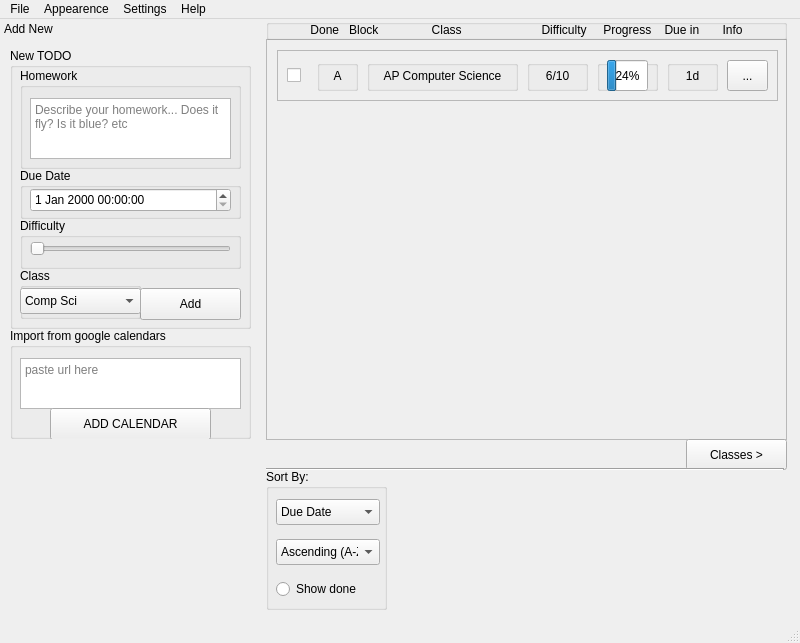
<?xml version="1.0" encoding="UTF-8"?>
<ui version="4.0">
 <class>MainWindow</class>
 <widget class="QMainWindow" name="MainWindow">
  <property name="geometry">
   <rect>
    <x>0</x>
    <y>0</y>
    <width>800</width>
    <height>643</height>
   </rect>
  </property>
  <property name="windowTitle">
   <string>MainWindow</string>
  </property>
  <widget class="QWidget" name="centralwidget">
   <widget class="QScrollArea" name="scrollableClassesDisplay">
    <property name="geometry">
     <rect>
      <x>0</x>
      <y>20</y>
      <width>521</width>
      <height>401</height>
     </rect>
    </property>
    <property name="widgetResizable">
     <bool>true</bool>
    </property>
    <widget class="QWidget" name="scrollAreaWidgetContents">
     <property name="geometry">
      <rect>
       <x>0</x>
       <y>0</y>
       <width>519</width>
       <height>399</height>
      </rect>
     </property>
     <widget class="QFrame" name="classSubject">
      <property name="geometry">
       <rect>
        <x>10</x>
        <y>10</y>
        <width>501</width>
        <height>51</height>
       </rect>
      </property>
      <property name="frameShape">
       <enum>QFrame::StyledPanel</enum>
      </property>
      <property name="frameShadow">
       <enum>QFrame::Raised</enum>
      </property>
      <widget class="QGroupBox" name="groupBox_2">
       <property name="geometry">
        <rect>
         <x>40</x>
         <y>10</y>
         <width>41</width>
         <height>31</height>
        </rect>
       </property>
       <property name="title">
        <string/>
       </property>
       <widget class="QLabel" name="label">
        <property name="geometry">
         <rect>
          <x>10</x>
          <y>0</y>
          <width>21</width>
          <height>31</height>
         </rect>
        </property>
        <property name="text">
         <string>A</string>
        </property>
        <property name="alignment">
         <set>Qt::AlignCenter</set>
        </property>
       </widget>
      </widget>
      <widget class="QGroupBox" name="groupBox_3">
       <property name="geometry">
        <rect>
         <x>90</x>
         <y>10</y>
         <width>151</width>
         <height>31</height>
        </rect>
       </property>
       <property name="title">
        <string/>
       </property>
       <widget class="QLabel" name="label_2">
        <property name="geometry">
         <rect>
          <x>10</x>
          <y>0</y>
          <width>131</width>
          <height>31</height>
         </rect>
        </property>
        <property name="text">
         <string>AP Computer Science</string>
        </property>
        <property name="alignment">
         <set>Qt::AlignCenter</set>
        </property>
       </widget>
      </widget>
      <widget class="QGroupBox" name="groupBox_4">
       <property name="geometry">
        <rect>
         <x>250</x>
         <y>10</y>
         <width>61</width>
         <height>31</height>
        </rect>
       </property>
       <property name="title">
        <string/>
       </property>
       <widget class="QLabel" name="label_3">
        <property name="geometry">
         <rect>
          <x>0</x>
          <y>0</y>
          <width>61</width>
          <height>31</height>
         </rect>
        </property>
        <property name="text">
         <string>6/10</string>
        </property>
        <property name="alignment">
         <set>Qt::AlignCenter</set>
        </property>
       </widget>
      </widget>
      <widget class="QCheckBox" name="checkBox">
       <property name="geometry">
        <rect>
         <x>10</x>
         <y>0</y>
         <width>21</width>
         <height>51</height>
        </rect>
       </property>
       <property name="text">
        <string/>
       </property>
      </widget>
      <widget class="QGroupBox" name="groupBox_6">
       <property name="geometry">
        <rect>
         <x>320</x>
         <y>10</y>
         <width>61</width>
         <height>31</height>
        </rect>
       </property>
       <property name="title">
        <string/>
       </property>
       <widget class="QProgressBar" name="progressBar">
        <property name="geometry">
         <rect>
          <x>10</x>
          <y>0</y>
          <width>41</width>
          <height>31</height>
         </rect>
        </property>
        <property name="value">
         <number>24</number>
        </property>
       </widget>
      </widget>
      <widget class="QGroupBox" name="groupBox_7">
       <property name="geometry">
        <rect>
         <x>390</x>
         <y>10</y>
         <width>51</width>
         <height>31</height>
        </rect>
       </property>
       <property name="title">
        <string/>
       </property>
       <widget class="QLabel" name="label_4">
        <property name="geometry">
         <rect>
          <x>10</x>
          <y>0</y>
          <width>31</width>
          <height>31</height>
         </rect>
        </property>
        <property name="layoutDirection">
         <enum>Qt::LeftToRight</enum>
        </property>
        <property name="text">
         <string>1d</string>
        </property>
        <property name="alignment">
         <set>Qt::AlignCenter</set>
        </property>
       </widget>
      </widget>
      <widget class="QToolButton" name="toolButton">
       <property name="geometry">
        <rect>
         <x>450</x>
         <y>10</y>
         <width>41</width>
         <height>31</height>
        </rect>
       </property>
       <property name="text">
        <string>...</string>
       </property>
      </widget>
     </widget>
    </widget>
   </widget>
   <widget class="QGroupBox" name="sortBy">
    <property name="geometry">
     <rect>
      <x>0</x>
      <y>450</y>
      <width>121</width>
      <height>141</height>
     </rect>
    </property>
    <property name="title">
     <string>Sort By:</string>
    </property>
    <widget class="QRadioButton" name="sortShowDone">
     <property name="geometry">
      <rect>
       <x>10</x>
       <y>110</y>
       <width>191</width>
       <height>20</height>
      </rect>
     </property>
     <property name="text">
      <string>Show done</string>
     </property>
    </widget>
    <widget class="QComboBox" name="sortDue">
     <property name="geometry">
      <rect>
       <x>10</x>
       <y>30</y>
       <width>104</width>
       <height>26</height>
      </rect>
     </property>
     <item>
      <property name="text">
       <string>Due Date</string>
      </property>
     </item>
     <item>
      <property name="text">
       <string>Class</string>
      </property>
     </item>
     <item>
      <property name="text">
       <string>Difficulty</string>
      </property>
     </item>
    </widget>
    <widget class="QComboBox" name="sortAcend">
     <property name="geometry">
      <rect>
       <x>10</x>
       <y>70</y>
       <width>104</width>
       <height>26</height>
      </rect>
     </property>
     <item>
      <property name="text">
       <string>Ascending (A-Z)</string>
      </property>
     </item>
     <item>
      <property name="text">
       <string>Decending (Z-A)</string>
      </property>
     </item>
    </widget>
   </widget>
   <widget class="QPushButton" name="pushButton">
    <property name="geometry">
     <rect>
      <x>420</x>
      <y>420</y>
      <width>101</width>
      <height>31</height>
     </rect>
    </property>
    <property name="text">
     <string>Classes &gt;</string>
    </property>
    <property name="checkable">
     <bool>false</bool>
    </property>
    <property name="default">
     <bool>false</bool>
    </property>
    <property name="flat">
     <bool>false</bool>
    </property>
   </widget>
   <widget class="Line" name="divlineunder">
    <property name="geometry">
     <rect>
      <x>-3</x>
      <y>440</y>
      <width>521</width>
      <height>20</height>
     </rect>
    </property>
    <property name="orientation">
     <enum>Qt::Horizontal</enum>
    </property>
   </widget>
   <widget class="QGroupBox" name="groupBox_5">
    <property name="geometry">
     <rect>
      <x>0</x>
      <y>0</y>
      <width>521</width>
      <height>21</height>
     </rect>
    </property>
    <property name="title">
     <string/>
    </property>
    <widget class="QLabel" name="label_5">
     <property name="geometry">
      <rect>
       <x>0</x>
       <y>0</y>
       <width>521</width>
       <height>21</height>
      </rect>
     </property>
     <property name="text">
      <string>Done   Block                Class                        Difficulty     Progress    Due in       Info</string>
     </property>
     <property name="alignment">
      <set>Qt::AlignCenter</set>
     </property>
    </widget>
   </widget>
  </widget>
  <widget class="QMenuBar" name="menubar">
   <property name="geometry">
    <rect>
     <x>0</x>
     <y>0</y>
     <width>800</width>
     <height>22</height>
    </rect>
   </property>
   <widget class="QMenu" name="menuAppearence">
    <property name="title">
     <string>Appearence</string>
    </property>
    <widget class="QMenu" name="menuCustom">
     <property name="title">
      <string>Custom</string>
     </property>
     <addaction name="actionMake_New"/>
     <addaction name="actionExample"/>
    </widget>
    <widget class="QMenu" name="menuDark_Mode_yessir">
     <property name="title">
      <string>Dark Mode (yessir)</string>
     </property>
     <addaction name="actionDark_Chocolate"/>
     <addaction name="actionNight_Sky"/>
     <addaction name="actionChocolate"/>
     <addaction name="action500_Shades_Of_Grey"/>
     <addaction name="actionContrast"/>
    </widget>
    <widget class="QMenu" name="menuLight_Mode_bleh">
     <property name="title">
      <string>Light Mode (bleh)</string>
     </property>
     <addaction name="actionNuclear_Explosion"/>
     <addaction name="actionSilk"/>
     <addaction name="actionPaper"/>
     <addaction name="actionMilk"/>
     <addaction name="actionInverse_Contrast"/>
    </widget>
    <addaction name="menuDark_Mode_yessir"/>
    <addaction name="menuLight_Mode_bleh"/>
    <addaction name="menuCustom"/>
   </widget>
   <widget class="QMenu" name="menuSettings">
    <property name="title">
     <string>Settings</string>
    </property>
   </widget>
   <widget class="QMenu" name="menuHelp">
    <property name="title">
     <string>Help</string>
    </property>
    <addaction name="actionHow_to_use"/>
   </widget>
   <widget class="QMenu" name="menuFile">
    <property name="title">
     <string>File</string>
    </property>
    <addaction name="actionOpen"/>
    <addaction name="actionSave"/>
    <addaction name="actionSave_Calendar_As"/>
   </widget>
   <addaction name="menuFile"/>
   <addaction name="menuAppearence"/>
   <addaction name="menuSettings"/>
   <addaction name="menuHelp"/>
  </widget>
  <widget class="QStatusBar" name="statusbar"/>
  <widget class="QDockWidget" name="container">
   <property name="enabled">
    <bool>true</bool>
   </property>
   <property name="minimumSize">
    <size>
     <width>260</width>
     <height>600</height>
    </size>
   </property>
   <property name="maximumSize">
    <size>
     <width>260</width>
     <height>600</height>
    </size>
   </property>
   <property name="floating">
    <bool>false</bool>
   </property>
   <property name="features">
    <set>QDockWidget::DockWidgetMovable</set>
   </property>
   <property name="windowTitle">
    <string>Add New</string>
   </property>
   <attribute name="dockWidgetArea">
    <number>1</number>
   </attribute>
   <widget class="QWidget" name="dockWidgetContents_2">
    <widget class="QGroupBox" name="todoDiv">
     <property name="geometry">
      <rect>
       <x>10</x>
       <y>10</y>
       <width>241</width>
       <height>281</height>
      </rect>
     </property>
     <property name="title">
      <string>New TODO</string>
     </property>
     <widget class="QGroupBox" name="newDueGroup">
      <property name="geometry">
       <rect>
        <x>10</x>
        <y>120</y>
        <width>221</width>
        <height>51</height>
       </rect>
      </property>
      <property name="title">
       <string>Due Date</string>
      </property>
      <widget class="QDateTimeEdit" name="newDueTime">
       <property name="geometry">
        <rect>
         <x>10</x>
         <y>20</y>
         <width>201</width>
         <height>24</height>
        </rect>
       </property>
      </widget>
     </widget>
     <widget class="QGroupBox" name="newHomeworkGroup">
      <property name="geometry">
       <rect>
        <x>10</x>
        <y>20</y>
        <width>221</width>
        <height>101</height>
       </rect>
      </property>
      <property name="title">
       <string>Homework</string>
      </property>
      <widget class="QTextEdit" name="newHWText">
       <property name="geometry">
        <rect>
         <x>10</x>
         <y>30</y>
         <width>201</width>
         <height>61</height>
        </rect>
       </property>
       <property name="html">
        <string>&lt;!DOCTYPE HTML PUBLIC &quot;-//W3C//DTD HTML 4.0//EN&quot; &quot;http://www.w3.org/TR/REC-html40/strict.dtd&quot;&gt;
&lt;html&gt;&lt;head&gt;&lt;meta name=&quot;qrichtext&quot; content=&quot;1&quot; /&gt;&lt;style type=&quot;text/css&quot;&gt;
p, li { white-space: pre-wrap; }
&lt;/style&gt;&lt;/head&gt;&lt;body style=&quot; font-family:'.AppleSystemUIFont'; font-size:13pt; font-weight:400; font-style:normal;&quot;&gt;
&lt;p style=&quot;-qt-paragraph-type:empty; margin-top:0px; margin-bottom:0px; margin-left:0px; margin-right:0px; -qt-block-indent:0; text-indent:0px;&quot;&gt;&lt;br /&gt;&lt;/p&gt;&lt;/body&gt;&lt;/html&gt;</string>
       </property>
       <property name="placeholderText">
        <string>Describe your homework... Does it fly? Is it blue? etc </string>
       </property>
      </widget>
     </widget>
     <widget class="QPushButton" name="newAdd">
      <property name="geometry">
       <rect>
        <x>130</x>
        <y>240</y>
        <width>101</width>
        <height>32</height>
       </rect>
      </property>
      <property name="text">
       <string>Add</string>
      </property>
     </widget>
     <widget class="QGroupBox" name="newClassGroup">
      <property name="geometry">
       <rect>
        <x>10</x>
        <y>220</y>
        <width>121</width>
        <height>51</height>
       </rect>
      </property>
      <property name="title">
       <string>Class</string>
      </property>
      <widget class="QComboBox" name="newClassToHW">
       <property name="geometry">
        <rect>
         <x>0</x>
         <y>20</y>
         <width>121</width>
         <height>26</height>
        </rect>
       </property>
       <item>
        <property name="text">
         <string>Comp Sci </string>
        </property>
       </item>
      </widget>
     </widget>
     <widget class="QGroupBox" name="newDifficultyGroup">
      <property name="geometry">
       <rect>
        <x>10</x>
        <y>170</y>
        <width>221</width>
        <height>51</height>
       </rect>
      </property>
      <property name="title">
       <string>Difficulty</string>
      </property>
      <widget class="QSlider" name="newDifficultySlider">
       <property name="geometry">
        <rect>
         <x>10</x>
         <y>20</y>
         <width>201</width>
         <height>22</height>
        </rect>
       </property>
       <property name="maximum">
        <number>10</number>
       </property>
       <property name="orientation">
        <enum>Qt::Horizontal</enum>
       </property>
      </widget>
     </widget>
    </widget>
    <widget class="QGroupBox" name="groupBox">
     <property name="geometry">
      <rect>
       <x>10</x>
       <y>290</y>
       <width>241</width>
       <height>111</height>
      </rect>
     </property>
     <property name="title">
      <string>Import from google calendars</string>
     </property>
     <widget class="QPlainTextEdit" name="plainTextEdit">
      <property name="geometry">
       <rect>
        <x>10</x>
        <y>30</y>
        <width>221</width>
        <height>51</height>
       </rect>
      </property>
      <property name="placeholderText">
       <string>paste url here</string>
      </property>
     </widget>
     <widget class="QPushButton" name="pushButton_2">
      <property name="geometry">
       <rect>
        <x>40</x>
        <y>80</y>
        <width>161</width>
        <height>32</height>
       </rect>
      </property>
      <property name="text">
       <string>ADD CALENDAR</string>
      </property>
     </widget>
    </widget>
   </widget>
  </widget>
  <action name="actionAdd_class">
   <property name="text">
    <string>Add class</string>
   </property>
  </action>
  <action name="actionAdd_work">
   <property name="text">
    <string>Add work</string>
   </property>
  </action>
  <action name="actionMake_New">
   <property name="text">
    <string>Make New</string>
   </property>
  </action>
  <action name="actionExample">
   <property name="text">
    <string>Example</string>
   </property>
  </action>
  <action name="actionDark_Chocolate">
   <property name="text">
    <string>Cave</string>
   </property>
  </action>
  <action name="actionNight_Sky">
   <property name="text">
    <string>Night Sky</string>
   </property>
  </action>
  <action name="actionChocolate">
   <property name="text">
    <string>Dark Chocolate</string>
   </property>
  </action>
  <action name="action500_Shades_Of_Grey">
   <property name="text">
    <string>51 Shades Of Grey</string>
   </property>
  </action>
  <action name="actionContrast">
   <property name="text">
    <string>Contrast</string>
   </property>
  </action>
  <action name="actionNuclear_Explosion">
   <property name="text">
    <string>Nuclear Explosion</string>
   </property>
  </action>
  <action name="actionSilk">
   <property name="text">
    <string>Cloud</string>
   </property>
  </action>
  <action name="actionPaper">
   <property name="text">
    <string>Paper</string>
   </property>
  </action>
  <action name="actionMilk">
   <property name="text">
    <string>Milk (Default)</string>
   </property>
  </action>
  <action name="actionInverse_Contrast">
   <property name="text">
    <string>Inverse Contrast</string>
   </property>
  </action>
  <action name="actionHow_to_use">
   <property name="text">
    <string>How to use</string>
   </property>
  </action>
  <action name="actionOpen">
   <property name="text">
    <string>Import Calendar</string>
   </property>
  </action>
  <action name="actionSave">
   <property name="text">
    <string>Save Calendar</string>
   </property>
  </action>
  <action name="actionSave_Calendar_As">
   <property name="text">
    <string>Save Calendar As</string>
   </property>
  </action>
 </widget>
 <resources/>
 <connections/>
</ui>
